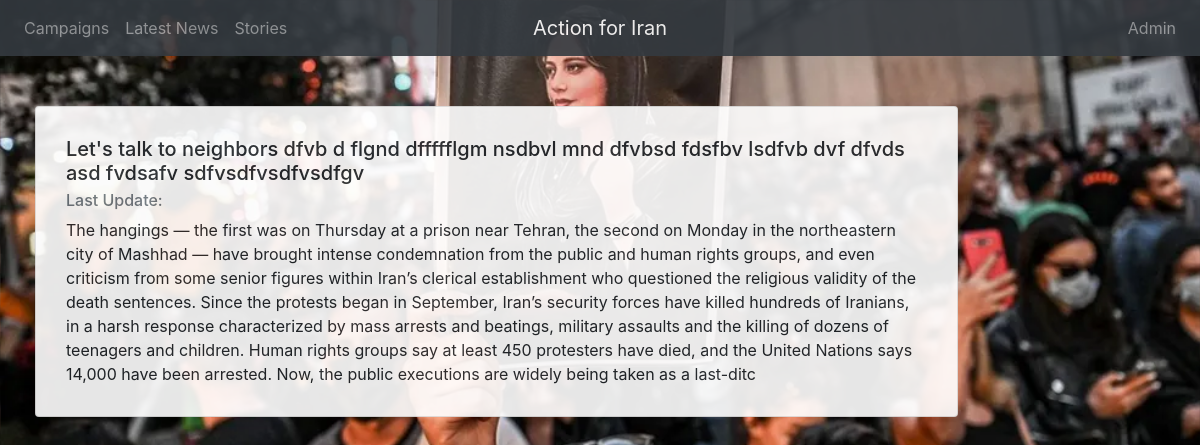
The page /campaign/2/campaignDetails on the database as committed earlier.
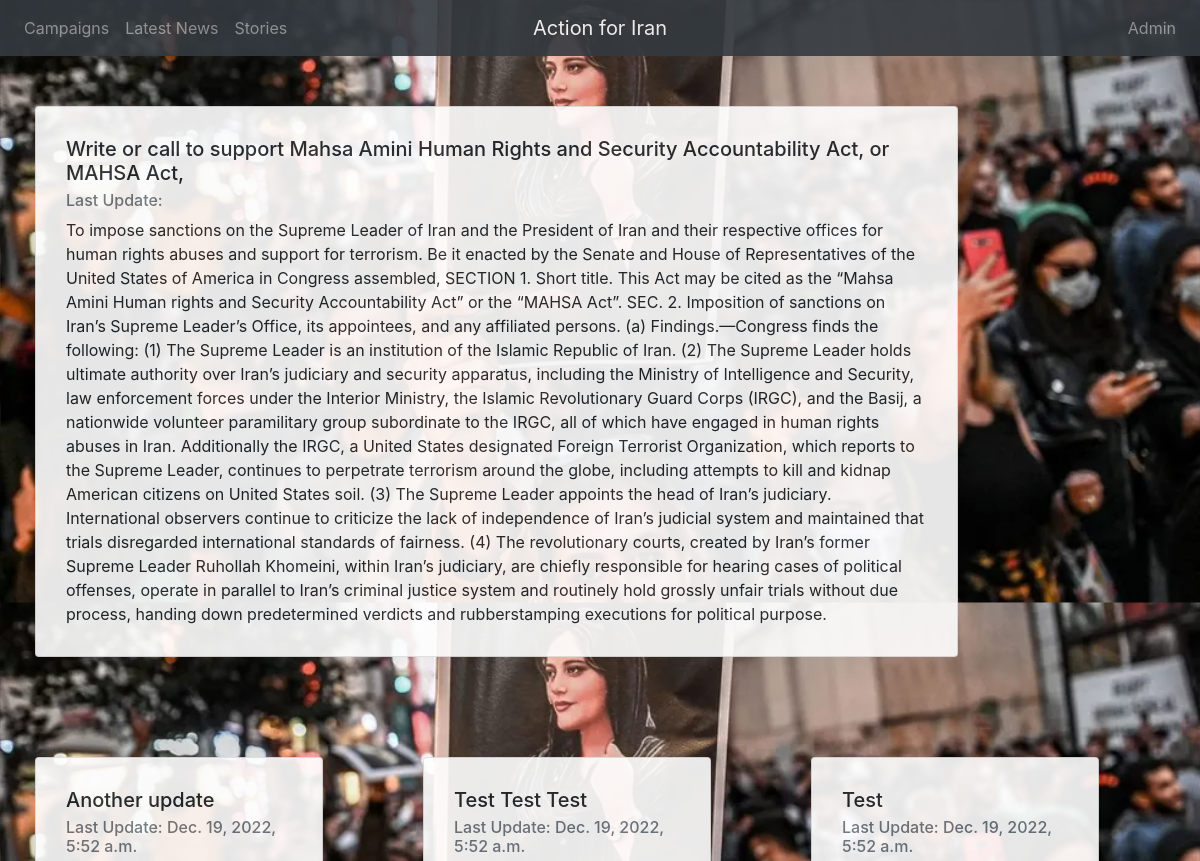
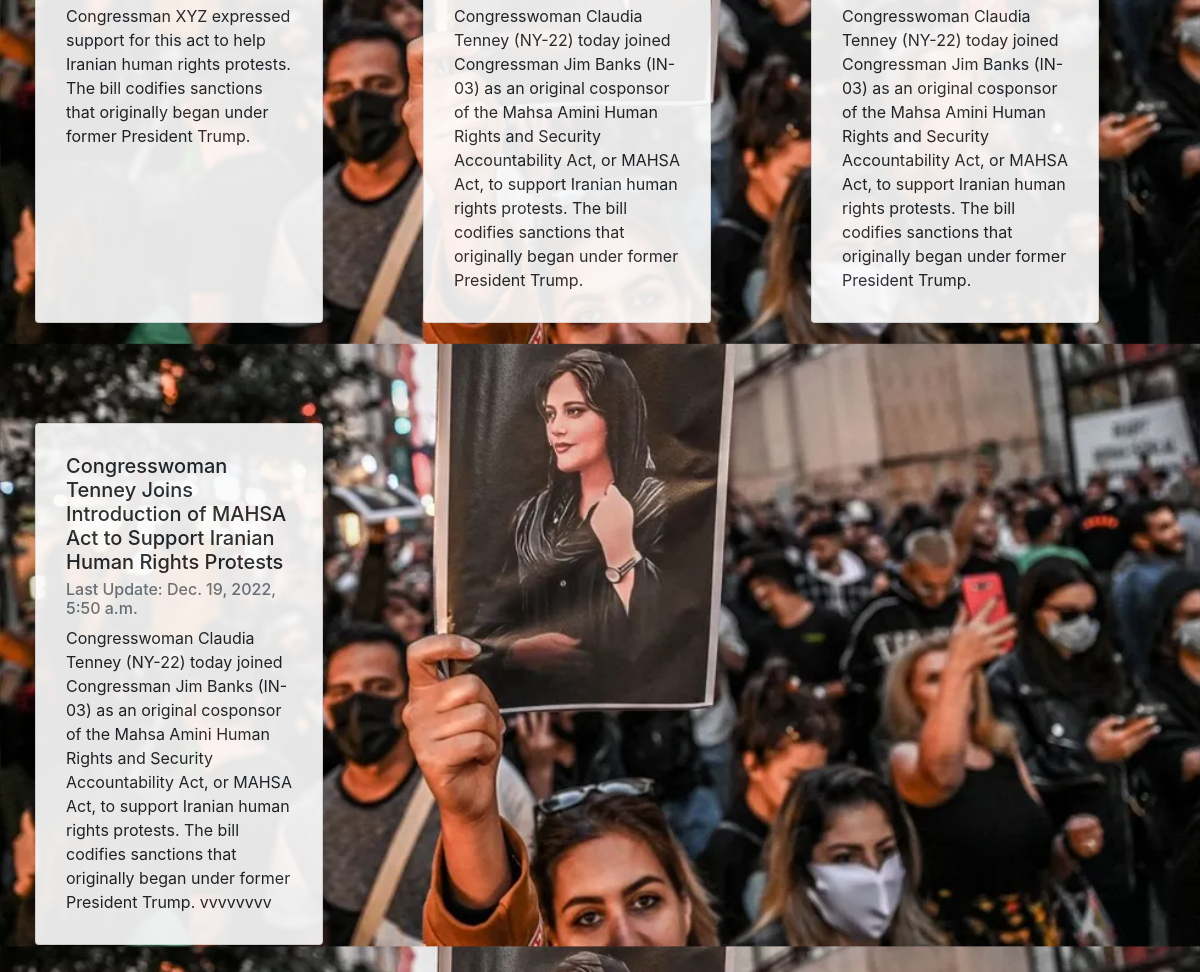
The same page on the database as committed later (2 pictures, top to bottom).
### campaigns/models.py (models this page shows)
class Campaign(models.Model):
    action_types = [
        (1,"Informational campaign"),
        (2,"Politician reachout"),
        (3,"Neighbood event")
    ]
    created_at = models.DateTimeField(auto_now_add=True)
    updated_at = models.DateTimeField(auto_now=True)
    action_type = models.PositiveSmallIntegerField(choices = action_types, default = 1)
    short_description = models.TextField()
    long_description = models.TextField()
    due_date = models.DateField(default= date.today() + timedelta(days= 90))
    cover_image = models.ImageField(upload_to='images/', null=True, blank=True)
    completed_on = models.DateField(blank = True, null=True),
    completion_note = models.TextField(blank = True, null=True)
    url = models.URLField(max_length=200, blank=True)
    contact_person = models.ForeignKey(ContactPerson, on_delete=models.SET_DEFAULT, default=None, null=True)
    ready_for_release= models.BooleanField(default=False)

class CampaignUpdate(models.Model):
    created_at = models.DateTimeField(auto_now_add=True)
    updated_at = models.DateTimeField(auto_now=True)
    title = models.CharField(max_length=225)
    description = models.TextField()
    campaign = models.ForeignKey(Campaign, on_delete=models.CASCADE, default=None, null = True )

### campaigns/views.py (the view)
# urls.py: path('campaign/<int:id>/campaignDetails', views.showCampaignDetails)
def showCampaignDetails(request, id):
    campaign = Campaign.objects.get(id = id)
    context = {
        'campaign': campaign,
        'updates':CampaignUpdate.objects.filter(campaign = campaign).order_by('-created_at')
    }
    print("*******", CampaignUpdate.objects.filter(campaign = campaign))
    return render(request, 'campaingDetails.html', context = context)

### campaigns/templates/campaingDetails.html
{% extends 'base.html' %}
{% block content %}
    <div class=" row justify-content-left">
        <div class="card w-75" style="width: 100;">
            <div class="card-body">
            <h5 class="card-title">{{campaign.short_description}}</h5>
            <h6 class="card-subtitle mb-2 text-muted">Last Update: {{update.updated_at}}</h6>
            <p class="card-text">{{campaign.long_description }}</p>
            </div>
        </div>
    </div>
    <div class=" row justify-content-left">
        {%for update in updates%}
        <div class="card" style="width: 18rem;">
            <div class="card-body">
            <h5 class="card-title">{{update.title}}</h5>
            <h6 class="card-subtitle mb-2 text-muted">Last Update: {{update.updated_at}}</h6>
            <p class="card-text">{{update.description}}</p>
            </div>
        </div>
        {%endfor%}
    </div>
{% endblock %}

### campaigns/templates/base.html (shortened to what this page needs)
<!DOCTYPE html>
<html lang="en">
    {% load static %}
    <head>
        <link rel="stylesheet" href="https://stackpath.bootstrapcdn.com/bootstrap/4.3.1/css/bootstrap.min.css">
        <link rel="stylesheet" href="{% static 'css/style.css' %}">
    </head>
<body>
    <nav class="navbar navbar-expand-md navbar-dark bg-dark">
        <div class="navbar-collapse collapse w-100 order-1 order-md-0 dual-collapse2">
            <ul class="navbar-nav mr-auto">
                <li class="nav-item">
                    <a class="nav-link" href="">Campaigns</a>
                </li>
                <li class="nav-item">
                    <a class="nav-link" href="#">Latest News</a>
                </li>
                <li class="nav-item">
                    <a class="nav-link" href="#">Stories</a>
                </li>
            </ul>
        </div>
        <div class="mx-auto order-0">
            <a class="navbar-brand mx-auto" href="#">Action for Iran</a>
        </div>
        <div class="navbar-collapse collapse w-100 order-3 dual-collapse2">
            <ul class="navbar-nav ml-auto">
                <li class="nav-item">
                    <a class="nav-link" href="/admin">Admin</a>
                </li>
            </ul>
        </div>
    </nav>
    {% block content %}
    {% endblock %}
</body>
</html>

### campaigns/static/css/style.css (style rules this page uses)
body { background: white url("../images/background.webp"); background-size: 100%; opacity: 0.9; }
.card { padding: 10px; margin:50px; }

Rows that differ between the two databases and show on the page:
changed Campaign: short_description "Let's talk to neighbors dfvb d flgnd dffffflgm nsdbvl mnd dfvbsd fdsfbv lsdfvb dvf dfvds asd fvdsafv sdfvsdfvsdfvsdfgv" → "Write or call to support Mahsa Amini Human Rights and Security Accountability Act, or MAHSA Act,"; long_description "The hangings — the first was on Thursday at a prison near Tehran, the second on Monday in the northeastern city of Mashhad — have brought intense condemnation from the public and human rights groups, and even criticism from some senior figures within Iran’s clerical establishment who questioned the religious validity of the death sentences. Since the protests began in September, Iran’s security forces have killed hundreds of Iranians, in a harsh response characterized by mass arrests and beatings, military assaults and the killing of dozens of teenagers and children. Human rights groups say at least 450 protesters have died, and the United Nations says 14,000 have been arrested. Now, the…" → "To impose sanctions on the Supreme Leader of Iran and the President of Iran and their respective offices for human rights abuses and support for terrorism. Be it enacted by the Senate and House of Representatives of the United States of America in Congress assembled, SECTION 1. Short title. This Act may be cited as the “Mahsa Amini Human rights and Security Accountability Act” or the “MAHSA Act”. SEC. 2. Imposition of sanctions on Iran’s Supreme Leader’s Office, its appointees, and any affiliated persons. (a) Findings.—Congress finds the following: (1) The Supreme Leader is an institution of the Islamic Republic of Iran. (2) The Supreme Leader holds ultimate authority over Iran’s judiciary…"
added CampaignUpdate: title "Another update", updated_at "Dec. 19, 2022, 5:52 a.m.", description "Congressman XYZ expressed support for this act to help Iranian human rights protests. The bill codifies sanctions that originally began under former President Trump."
added CampaignUpdate: title "Test Test Test", updated_at "Dec. 19, 2022, 5:52 a.m.", description "Congresswoman Claudia Tenney (NY-22) today joined Congressman Jim Banks (IN-03) as an original cosponsor of the Mahsa Amini Human Rights and Security Accountability Act, or MAHSA Act, to support Iranian human rights protests. The bill codifies sanctions that originally began under former President Trump."
added CampaignUpdate: title "Test", updated_at "Dec. 19, 2022, 5:52 a.m.", description "Congresswoman Claudia Tenney (NY-22) today joined Congressman Jim Banks (IN-03) as an original cosponsor of the Mahsa Amini Human Rights and Security Accountability Act, or MAHSA Act, to support Iranian human rights protests. The bill codifies sanctions that originally began under former President Trump."
added CampaignUpdate: title "Congresswoman Tenney Joins Introduction of MAHSA Act to Support Iranian Human Rights Protests", updated_at "Dec. 19, 2022, 5:50 a.m.", description "Congresswoman Claudia Tenney (NY-22) today joined Congressman Jim Banks (IN-03) as an original cosponsor of the Mahsa Amini Human Rights and Security Accountability Act, or MAHSA Act, to support Iranian human rights protests. The bill codifies sanctions that originally began under former President Trump. vvvvvvvv"
